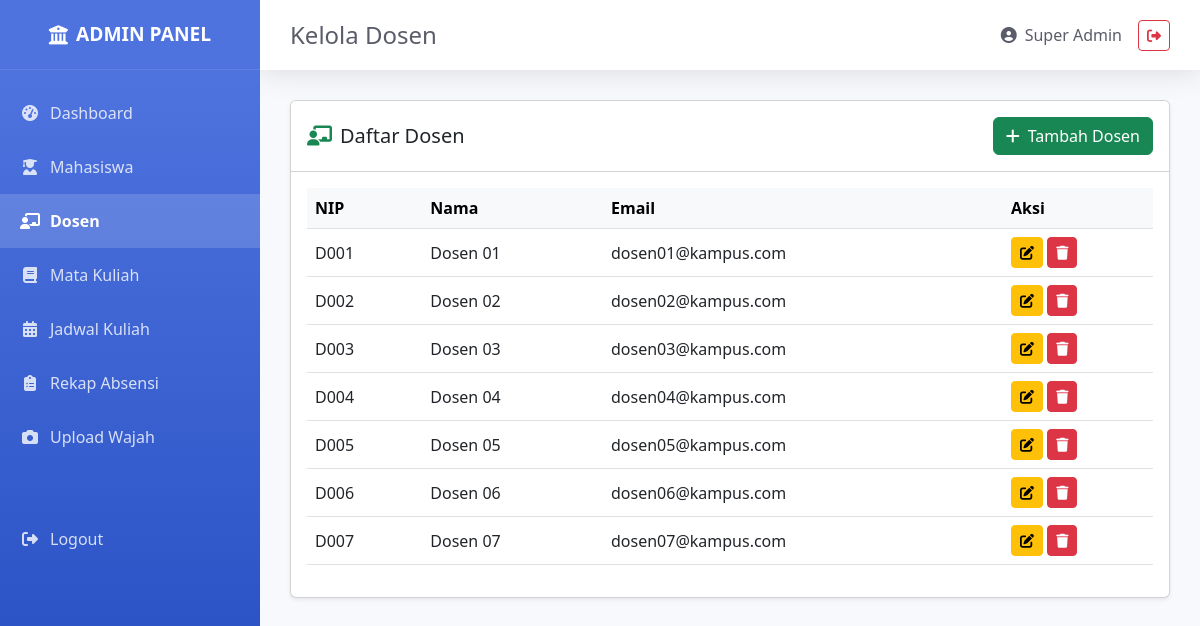
Screenshot of /public/index.php?page=admin_kelola_dosen (signed in) with the database file from the repository.
### tables this page shows
CREATE TABLE `users` (
  `id` int(11) NOT NULL,
  `nip_nim` varchar(20) NOT NULL,
  `nama` varchar(100) NOT NULL,
  `email` varchar(100) NOT NULL,
  `password` varchar(255) NOT NULL,
  `role` enum('mahasiswa','dosen','admin') NOT NULL,
  `foto_wajah_path` varchar(255) DEFAULT NULL,
  `face_descriptor` longtext DEFAULT NULL,
  `created_at` timestamp NOT NULL DEFAULT current_timestamp()
);

### views/admin/kelola_dosen.php (the view, shortened to what this page needs)
<?php
$database = new Database();
$conn = $database->getConnection();
$dosen = $conn->query("SELECT * FROM users WHERE role='dosen' ORDER BY nama ASC")->fetchAll();
?>
<!DOCTYPE html>
<html lang="id">
<head>
    <link href="https://cdn.jsdelivr.net/npm/bootstrap@5.3.0/dist/css/bootstrap.min.css" rel="stylesheet">
    <link rel="stylesheet" href="https://cdnjs.cloudflare.com/ajax/libs/font-awesome/6.4.0/css/all.min.css">
</head>
<body>
    <div class="sidebar">
        <a class="sidebar-brand" href="/kampus-absensi/public/index.php?page=admin_dashboard">
            <i class="fas fa-university me-2"></i> ADMIN PANEL
        </a>
        <ul class="nav flex-column mt-3">
            <li class="nav-item"><a class="nav-link" href="/kampus-absensi/public/index.php?page=admin_dashboard"><i class="fas fa-fw fa-tachometer-alt"></i> Dashboard</a></li>
            <li class="nav-item"><a class="nav-link" href="/kampus-absensi/public/index.php?page=admin_kelola_mahasiswa"><i class="fas fa-fw fa-user-graduate"></i> Mahasiswa</a></li>
            <li class="nav-item"><a class="nav-link active" href="/kampus-absensi/public/index.php?page=admin_kelola_dosen"><i class="fas fa-fw fa-chalkboard-teacher"></i> Dosen</a></li>
            <li class="nav-item"><a class="nav-link" href="/kampus-absensi/public/index.php?page=admin_kelola_matkul"><i class="fas fa-fw fa-book"></i> Mata Kuliah</a></li>
            <li class="nav-item"><a class="nav-link" href="/kampus-absensi/public/index.php?page=admin_kelola_jadwal"><i class="fas fa-fw fa-calendar-alt"></i> Jadwal Kuliah</a></li>
            <li class="nav-item"><a class="nav-link" href="/kampus-absensi/public/index.php?page=admin_rekap_absensi"><i class="fas fa-fw fa-clipboard-list"></i> Rekap Absensi</a></li>
            <li class="nav-item"><a class="nav-link" href="/kampus-absensi/public/index.php?page=admin_upload_wajah"><i class="fas fa-fw fa-camera"></i> Upload Wajah</a></li>
            <li class="nav-item mt-5"><a class="nav-link" href="/kampus-absensi/public/logout.php"><i class="fas fa-fw fa-sign-out-alt"></i> Logout</a></li>
        </ul>
    </div>
    <div class="main-content">
        <div class="topbar">
            <h4 class="mb-0" style="color: #5a5c69;">Kelola Dosen</h4>
            <div class="d-flex align-items-center">
                <span class="me-3" style="color: #5a5c69;"><i class="fas fa-user-circle me-2"></i><?= htmlspecialchars($_SESSION['nama']) ?></span>
                <a href="/kampus-absensi/public/logout.php" class="btn btn-sm btn-outline-danger"><i class="fas fa-sign-out-alt"></i></a>
            </div>
        </div>
        <div class="content-wrapper">
            <div class="card shadow-sm">
                <div class="card-header bg-white d-flex justify-content-between align-items-center py-3">
                    <h5 class="mb-0"><i class="fas fa-chalkboard-teacher text-success me-2"></i>Daftar Dosen</h5>
                    <button class="btn btn-success" data-bs-toggle="modal" data-bs-target="#tambahModal">
                        <i class="fas fa-plus me-2"></i>Tambah Dosen
                    </button>
                </div>
                <div class="card-body">
                    <div class="table-responsive">
                        <table class="table table-hover align-middle">
                            <thead class="table-light">
                                <tr><th>NIP</th><th>Nama</th><th>Email</th><th width="150">Aksi</th></tr>
                            </thead>
                            <tbody>
                                <?php foreach($dosen as $d): ?>
                                <tr>
                                    <td><?= htmlspecialchars($d['nip_nim']) ?></td>
                                    <td><?= htmlspecialchars($d['nama']) ?></td>
                                    <td><?= htmlspecialchars($d['email']) ?></td>
                                    <td>
                                        <button class="btn btn-sm btn-warning" onclick="editDosen(<?= $d['id'] ?>, '<?= htmlspecialchars($d['nip_nim'], ENT_QUOTES) ?>', '<?= htmlspecialchars($d['nama'], ENT_QUOTES) ?>', '<?= htmlspecialchars($d['email'], ENT_QUOTES) ?>')">
                                            <i class="fas fa-edit"></i>
                                        </button>
                                        <form method="POST" action="/kampus-absensi/public/process_hapus_dosen.php" style="display:inline;" onsubmit="return confirm('Yakin hapus?')">
                                            <button type="submit" class="btn btn-sm btn-danger"><i class="fas fa-trash"></i></button>
                                        </form>
                                    </td>
                                </tr>
                                <?php endforeach; ?>
                            </tbody>
                        </table>
                    </div>
                </div>
            </div>
        </div>
    </div>
</body>
</html>

### public/index.php (shortened to what this page needs)
<?php
$page = $_GET['page'] ?? 'login';
switch ($page) {
    case 'admin_kelola_dosen':
        require __DIR__ . "/../views/admin/kelola_dosen.php";
        break;
}
?>

### views/admin/kelola_dosen.php (style rules this page uses)
:root { --primary: #4e73df; --primary-dark: #224abe; --sidebar-width: 260px; }
* { margin: 0; padding: 0; box-sizing: border-box; }
body { background-color: #f8f9fc; font-family: 'Segoe UI', Tahoma, sans-serif; }
.sidebar { position: fixed; top: 0; left: 0; width: var(--sidebar-width); height: 100vh; background: linear-gradient(180deg, var(--primary) 10%, var(--primary-dark) 100%); color: white; z-index: 1000; overflow-y: auto; overflow-x: hidden; }
.sidebar-brand { height: 70px; display: flex; align-items: center; justify-content: center; font-size: 1.2rem; font-weight: 800; color: white; text-decoration: none; border-bottom: 1px solid rgba(255,255,255,0.1); }
.sidebar .nav-link { color: rgba(255,255,255,.8); padding: 15px 20px; display: flex; align-items: center; transition: all 0.3s; text-decoration: none; }
.sidebar .nav-link.active { color: white; font-weight: 700; background: rgba(255,255,255,0.15); }
.sidebar .nav-link i { margin-right: 10px; width: 20px; text-align: center; }
.main-content { margin-left: var(--sidebar-width); min-height: 100vh; }
.topbar { height: 70px; background: white; box-shadow: 0 0.15rem 1.75rem 0 rgba(58, 59, 69, 0.15); display: flex; align-items: center; justify-content: space-between; padding: 0 30px; position: sticky; top: 0; z-index: 100; }
.content-wrapper { padding: 30px; }

### rows the page displays
users: nip_nim "D001", nama "Dosen 01", email "dosen01@kampus.com"
users: nip_nim "D002", nama "Dosen 02", email "dosen02@kampus.com"
users: nip_nim "D003", nama "Dosen 03", email "dosen03@kampus.com"
users: nip_nim "D004", nama "Dosen 04", email "dosen04@kampus.com"
users: nip_nim "D005", nama "Dosen 05", email "dosen05@kampus.com"
users: nip_nim "D006", nama "Dosen 06", email "dosen06@kampus.com"
users: nip_nim "D007", nama "Dosen 07", email "dosen07@kampus.com"

### other values shown
$_SESSION['nama'] "Super Admin"
